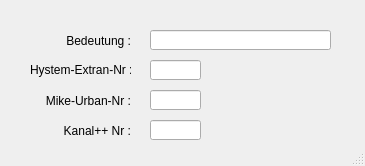
<?xml version="1.0" encoding="UTF-8"?>
<ui version="4.0">
 <class>MainWindow</class>
 <widget class="QMainWindow" name="MainWindow">
  <property name="geometry">
   <rect>
    <x>0</x>
    <y>0</y>
    <width>365</width>
    <height>166</height>
   </rect>
  </property>
  <property name="windowTitle">
   <string>MainWindow</string>
  </property>
  <property name="layoutDirection">
   <enum>Qt::LeftToRight</enum>
  </property>
  <widget class="QWidget" name="centralwidget">
   <widget class="QLabel" name="label">
    <property name="geometry">
     <rect>
      <x>30</x>
      <y>60</y>
      <width>101</width>
      <height>21</height>
     </rect>
    </property>
    <property name="text">
     <string>&lt;html&gt;&lt;head/&gt;&lt;body&gt;&lt;p align=&quot;right&quot;&gt;Hystem-Extran-Nr :&lt;/p&gt;&lt;/body&gt;&lt;/html&gt;</string>
    </property>
    <property name="alignment">
     <set>Qt::AlignRight|Qt::AlignTrailing|Qt::AlignVCenter</set>
    </property>
   </widget>
   <widget class="QLabel" name="label_2">
    <property name="geometry">
     <rect>
      <x>30</x>
      <y>90</y>
      <width>101</width>
      <height>21</height>
     </rect>
    </property>
    <property name="text">
     <string>Mike-Urban-Nr :</string>
    </property>
    <property name="alignment">
     <set>Qt::AlignRight|Qt::AlignTrailing|Qt::AlignVCenter</set>
    </property>
   </widget>
   <widget class="QLabel" name="label_3">
    <property name="geometry">
     <rect>
      <x>30</x>
      <y>120</y>
      <width>101</width>
      <height>21</height>
     </rect>
    </property>
    <property name="text">
     <string>Kanal++ Nr :</string>
    </property>
    <property name="alignment">
     <set>Qt::AlignRight|Qt::AlignTrailing|Qt::AlignVCenter</set>
    </property>
   </widget>
   <widget class="QLabel" name="label_4">
    <property name="geometry">
     <rect>
      <x>30</x>
      <y>30</y>
      <width>101</width>
      <height>21</height>
     </rect>
    </property>
    <property name="text">
     <string>Bedeutung :</string>
    </property>
    <property name="alignment">
     <set>Qt::AlignRight|Qt::AlignTrailing|Qt::AlignVCenter</set>
    </property>
   </widget>
   <widget class="QLineEdit" name="mu_nr">
    <property name="enabled">
     <bool>true</bool>
    </property>
    <property name="geometry">
     <rect>
      <x>150</x>
      <y>90</y>
      <width>51</width>
      <height>20</height>
     </rect>
    </property>
    <property name="layoutDirection">
     <enum>Qt::RightToLeft</enum>
    </property>
    <property name="autoFillBackground">
     <bool>false</bool>
    </property>
    <property name="text">
     <string/>
    </property>
    <property name="frame">
     <bool>true</bool>
    </property>
   </widget>
   <widget class="QLineEdit" name="kp_nr">
    <property name="geometry">
     <rect>
      <x>150</x>
      <y>120</y>
      <width>51</width>
      <height>20</height>
     </rect>
    </property>
    <property name="text">
     <string/>
    </property>
   </widget>
   <widget class="QLineEdit" name="bezeichnung">
    <property name="geometry">
     <rect>
      <x>150</x>
      <y>30</y>
      <width>181</width>
      <height>20</height>
     </rect>
    </property>
    <property name="text">
     <string/>
    </property>
   </widget>
   <widget class="QLineEdit" name="he_nr">
    <property name="enabled">
     <bool>true</bool>
    </property>
    <property name="geometry">
     <rect>
      <x>150</x>
      <y>60</y>
      <width>51</width>
      <height>20</height>
     </rect>
    </property>
    <property name="layoutDirection">
     <enum>Qt::RightToLeft</enum>
    </property>
    <property name="autoFillBackground">
     <bool>false</bool>
    </property>
    <property name="text">
     <string/>
    </property>
    <property name="frame">
     <bool>true</bool>
    </property>
   </widget>
  </widget>
  <widget class="QStatusBar" name="statusbar"/>
 </widget>
 <resources/>
 <connections/>
</ui>
